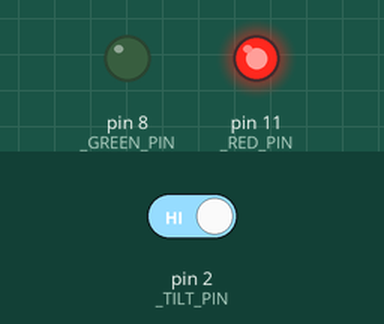
Simulated run of this program. Board: Arduino Uno, built with avr-gcc and run on an emulated ATmega328P. Parts: output pins drawn as LEDs (lit = HIGH). The test bench sets the inputs (shaded band); at power-on: pin 2 (_TILT_PIN) HIGH.

Above: at 1.8 s.
1.9 s: pin 2 (_TILT_PIN) driven LOW
At 3.2 s:
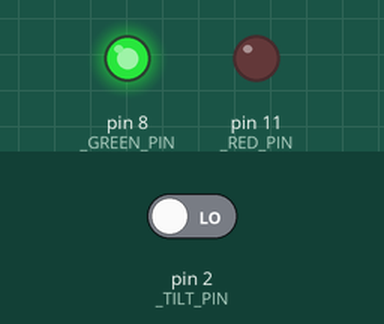
3.5 s: pin 2 (_TILT_PIN) driven HIGH
At 4.4 s:
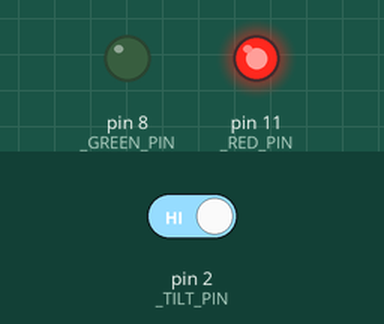
Timing chart, 0 to 6.5 s (numbered marks = the images above; inputs shaded):
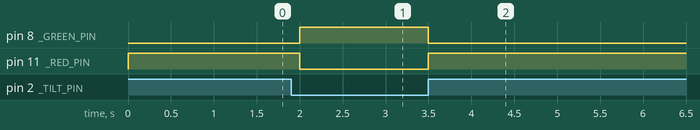

Measured:
- after the input at 1.9 s, pin 8 (_GREEN_PIN): LOW → HIGH after 0.10 s; pin 11 (_RED_PIN): HIGH → LOW after 0.10 s
- after the input at 3.5 s, pin 8 (_GREEN_PIN): HIGH → LOW at once; pin 11 (_RED_PIN): LOW → HIGH at once

The program:

main.cpp
```cpp
#include <Arduino.h>

// video https://www.youtube.com/watch?v=SYDuRyweeLA&list=PLGs0VKk2DiYw-L-RibttcvK-WBZm8WLEP&index=36

#define _TILT_PIN 2
#define _GREEN_PIN 8
#define _RED_PIN 11

void setup() {
  pinMode(_TILT_PIN, INPUT);
  /* Using the pin as a pull-up resistor */
  /* Watch https://www.youtube.com/watch?v=ChHNI8yt69g&list=PLGs0VKk2DiYw-L-RibttcvK-WBZm8WLEP&index=34&pp=iAQB for more info */
  /* The same results can be achieved by doing `pinMode(_TILT_PIN, INPUT_PULLUP);` */
  digitalWrite(_TILT_PIN, HIGH);

  pinMode(_GREEN_PIN, OUTPUT);
  pinMode(_RED_PIN, OUTPUT);

  Serial.begin(9600);
  while(!Serial) {};
}

#define _LOOP_PERIOD 500
void loop() {
  auto tiltValue = digitalRead(_TILT_PIN);

  auto redPinOn = tiltValue >= 1;
  auto greenPinOn = !redPinOn;
  digitalWrite(_GREEN_PIN, greenPinOn);
  digitalWrite(_RED_PIN, redPinOn);

  delay(_LOOP_PERIOD);
}
```
